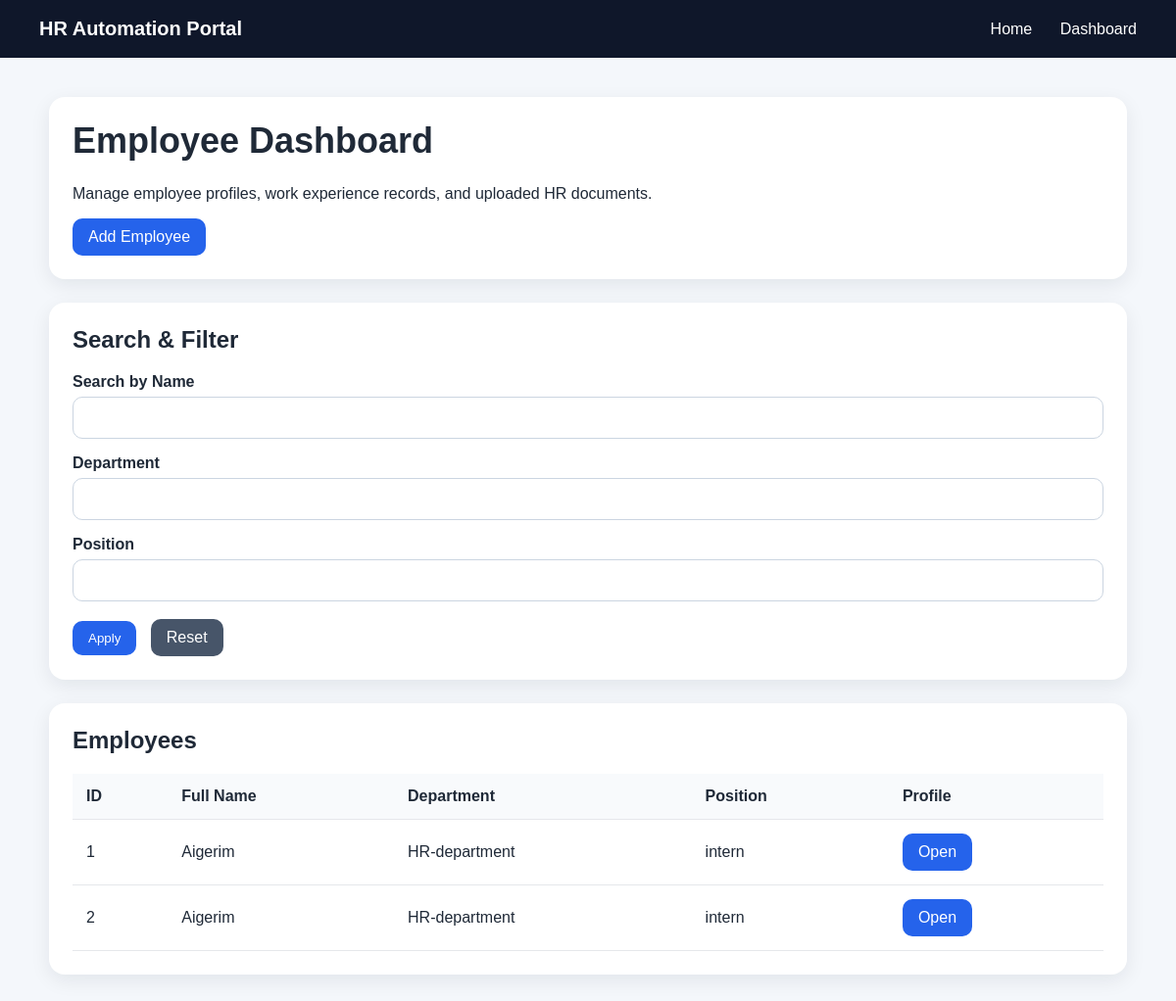
Page /dashboard on the earlier database version.
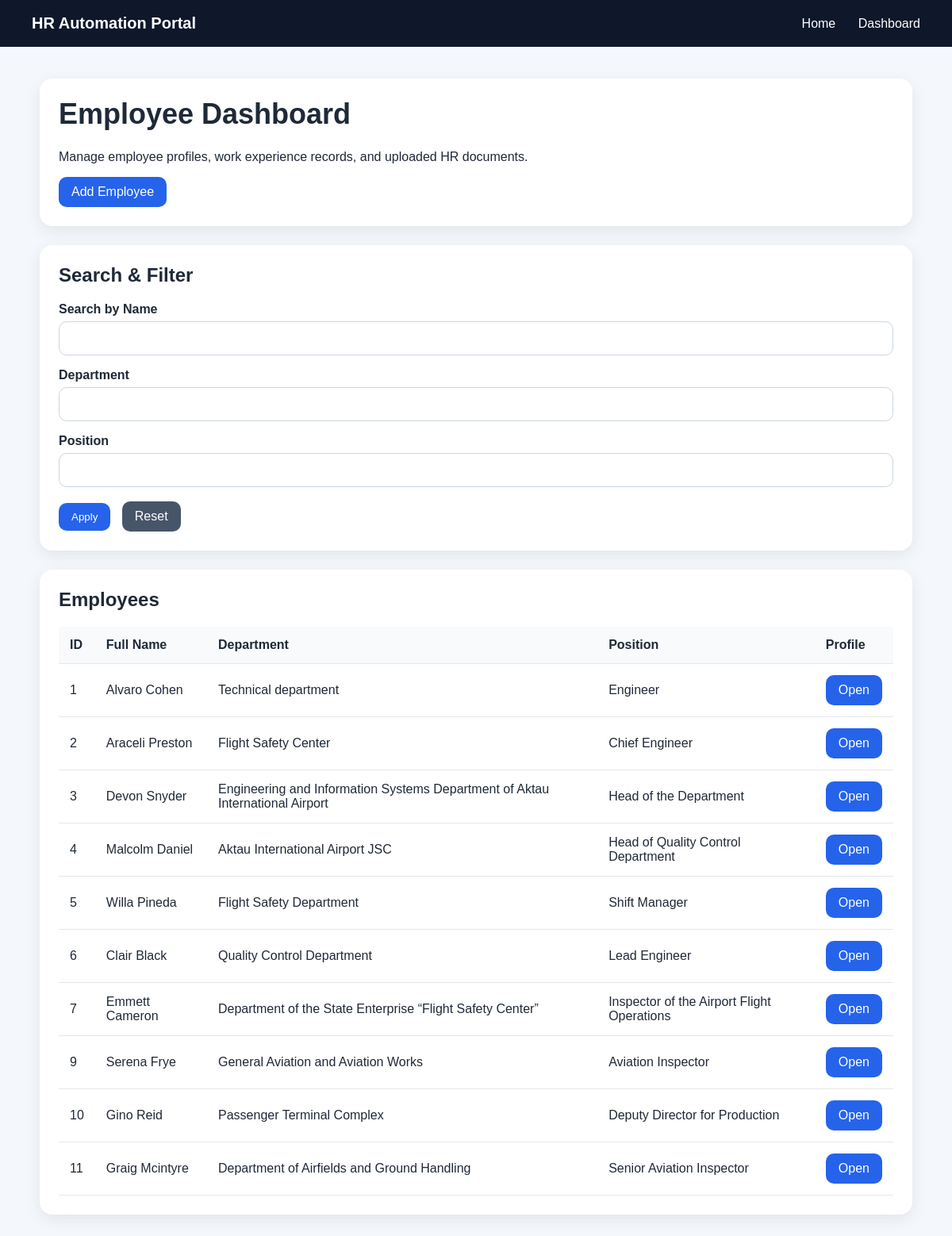
Same page on the later database version.
### app/models.py (models this page shows)
class Employee(Base):
    __tablename__ = "employees"
    id = Column(Integer, primary_key=True, index=True)
    full_name = Column(String(255), nullable=False)
    department = Column(String(255), nullable=False)
    position = Column(String(255), nullable=False)
    experience_summary = Column(Text, nullable=True)
    experiences = relationship(
        "WorkExperience",
        back_populates="employee",
        cascade="all, delete-orphan"
    )
    documents = relationship(
        "Document",
        back_populates="employee",
        cascade="all, delete-orphan"
    )

### app/main.py (the view)
@app.get("/dashboard")
def dashboard(
    request: Request,
    search: str = "",
    department: str = "",
    position: str = "",
    db: Session = Depends(get_db)
):
    query = db.query(Employee)
    if search:
        query = query.filter(Employee.full_name.ilike(f"%{search}%"))
    if department:
        query = query.filter(Employee.department.ilike(f"%{department}%"))
    if position:
        query = query.filter(Employee.position.ilike(f"%{position}%"))
    employees = query.all()
    return templates.TemplateResponse(
        request=request,
        name="dashboard.html",
        context={
            "request": request,
            "employees": employees,
            "search": search,
            "department": department,
            "position": position
        }
    )

### app/templates/dashboard.html (shortened to what this page needs)
{% extends "base.html" %}
{% block content %}
<div class="card">
    <h1>Employee Dashboard</h1>
    <p>Manage employee profiles, work experience records, and uploaded HR documents.</p>
    <a class="btn" href="/employees/new">Add Employee</a>
</div>
<div class="card">
    <h2>Search & Filter</h2>
    <form method="get" action="/dashboard">
        <label>Search by Name</label>
        <input type="text" name="search" value="{{ search }}">
        <label>Department</label>
        <input type="text" name="department" value="{{ department }}">
        <label>Position</label>
        <input type="text" name="position" value="{{ position }}">
        <button class="btn" type="submit">Apply</button>
        <a class="btn btn-secondary" href="/dashboard">Reset</a>
    </form>
</div>
<div class="card">
    <h2>Employees</h2>
    <table>
        <tr>
            <th>ID</th>
            <th>Full Name</th>
            <th>Department</th>
            <th>Position</th>
            <th>Profile</th>
        </tr>
        {% for employee in employees %}
        <tr>
            <td>{{ employee.id }}</td>
            <td>{{ employee.full_name }}</td>
            <td>{{ employee.department }}</td>
            <td>{{ employee.position }}</td>
            <td>
                <a class="btn" href="/employees/{{ employee.id }}">Open</a>
            </td>
        </tr>
        {% endfor %}
    </table>
</div>
{% endblock %}

### app/templates/base.html (shortened to what this page needs)
<!DOCTYPE html>
<html lang="en">
<head>
    <link rel="stylesheet" href="/static/style.css">
</head>
<body>
<header class="topbar">
    <div class="logo">HR Automation Portal</div>
    <nav>
        <a href="/">Home</a>
        <a href="/dashboard">Dashboard</a>
    </nav>
</header>
<main class="container">
    {% block content %}{% endblock %}
</main>
</body>
</html>

### app/static/style.css (style rules this page uses)
body { margin: 0; font-family: Arial, sans-serif; background: #f4f7fb; color: #1f2937; }
.topbar { background: #0f172a; color: white; padding: 18px 40px; display: flex; justify-content: space-between; align-items: center; }
.logo { font-size: 20px; font-weight: bold; }
nav a { color: white; text-decoration: none; margin-left: 24px; font-weight: 500; }
.container { max-width: 1100px; margin: 40px auto; padding: 0 20px; }
.card { background: white; padding: 24px; border-radius: 16px; box-shadow: 0 6px 20px rgba(15, 23, 42, 0.08); margin-bottom: 24px; }
h1 { margin-top: 0; font-size: 36px; }
h2 { margin-top: 0; }
.btn { display: inline-block; background: #2563eb; color: white; padding: 10px 16px; border-radius: 10px; text-decoration: none; border: none; cursor: pointer; }
.btn-secondary { background: #475569; }
table { width: 100%; border-collapse: collapse; margin-top: 16px; }
th, td { padding: 14px; border-bottom: 1px solid #e5e7eb; text-align: left; }
th { background: #f8fafc; font-weight: bold; }
label { display: block; margin-top: 16px; margin-bottom: 6px; font-weight: 600; }
input[type="text"], textarea { width: 100%; padding: 12px 14px; border: 1px solid #cbd5e1; border-radius: 10px; font-size: 15px; box-sizing: border-box; }
form .btn { margin-top: 18px; margin-right: 10px; }

Differences in the rows shown:
changed Employee id 1: full_name "Aigerim" → "Alvaro Cohen"; department "HR-department" → "Technical department"; position "intern" → "Engineer"
changed Employee id 2: full_name "Aigerim" → "Araceli Preston"; department "HR-department" → "Flight Safety Center"; position "intern" → "Chief Engineer"
added Employee: id "3", full_name "Devon Snyder", department "Engineering and Information Systems Department of Aktau International Airport", position "Head of the Department"
added Employee: id "4", full_name "Malcolm Daniel", department "Aktau International Airport JSC", position "Head of Quality Control Department"
added Employee: id "5", full_name "Willa Pineda", department "Flight Safety Department", position "Shift Manager"
added Employee: id "6", full_name "Clair Black", department "Quality Control Department", position "Lead Engineer"
added Employee: id "7", full_name "Emmett Cameron", department "Department of the State Enterprise “Flight Safety Center”", position "Inspector of the Airport Flight Operations"
added Employee: id "9", full_name "Serena Frye", department "General Aviation and Aviation Works", position "Aviation Inspector"
added Employee: id "10", full_name "Gino Reid", department "Passenger Terminal Complex", position "Deputy Director for Production"
added Employee: id "11", full_name "Graig Mcintyre", department "Department of Airfields and Ground Handling", position "Senior Aviation Inspector"
